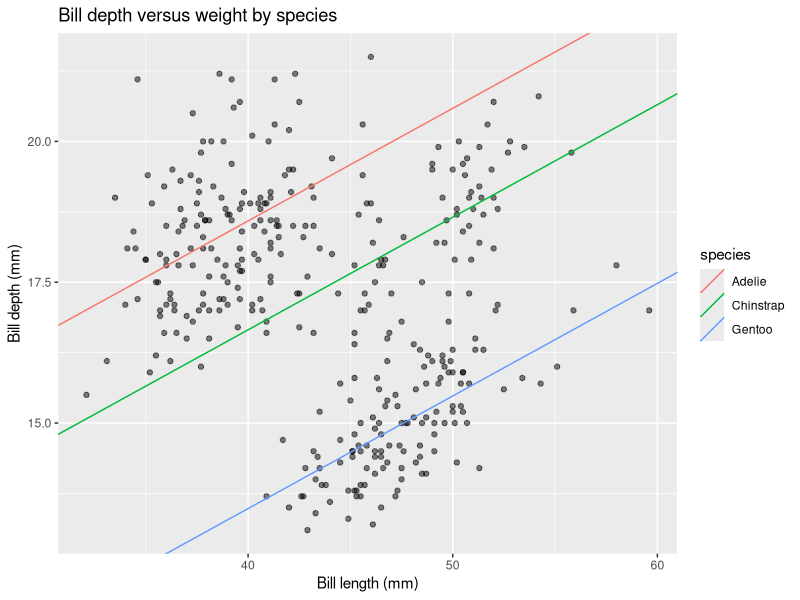
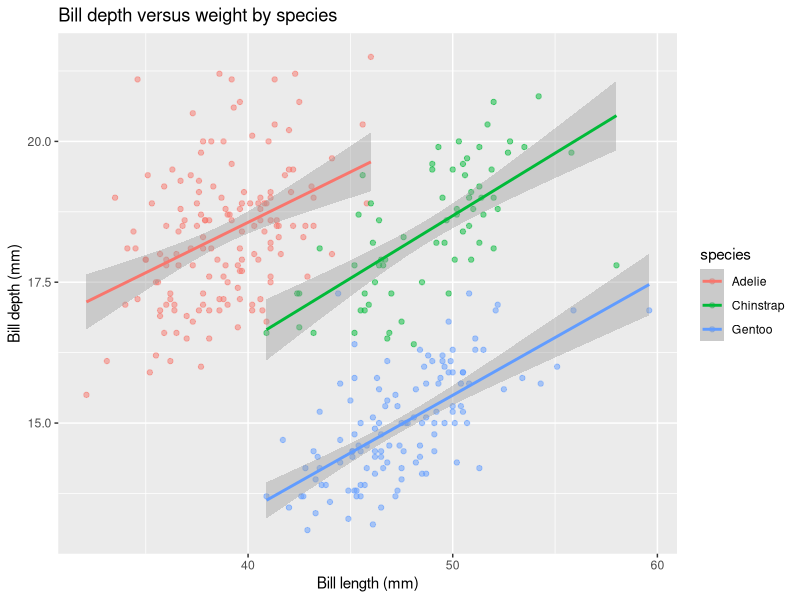
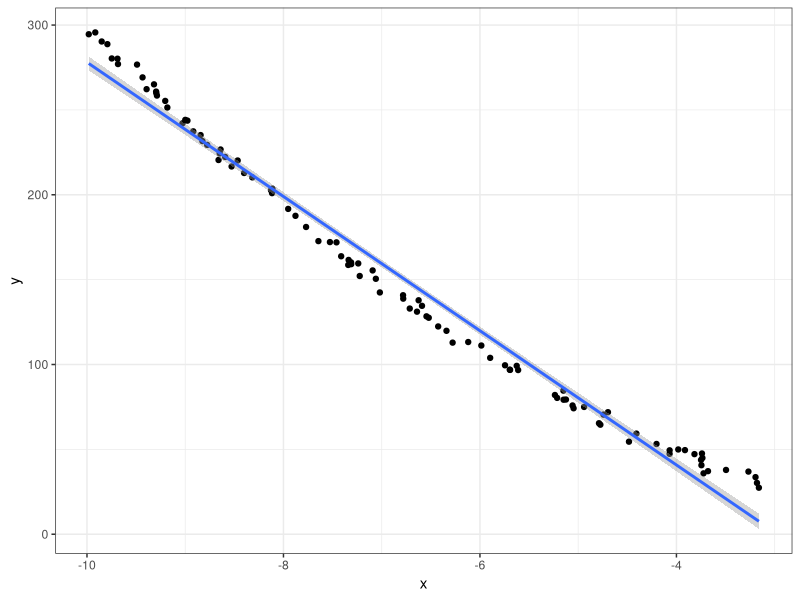
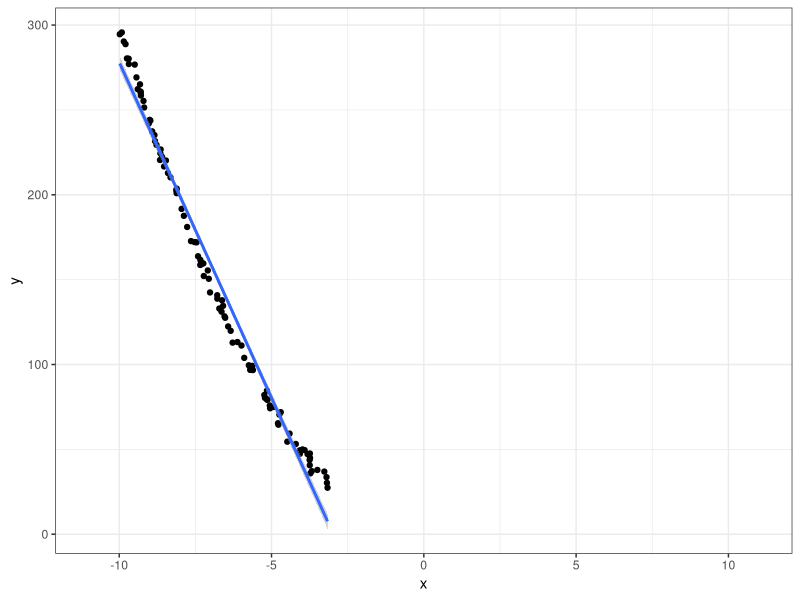
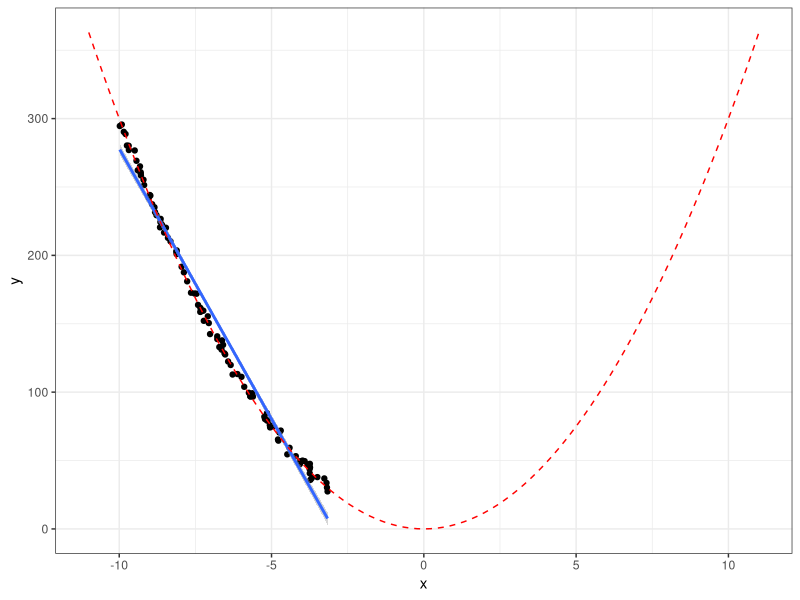

The R source for these figures, in order:
## ---- chunk 1
#| include: false
knitr::opts_chunk$set(
  echo = TRUE,
  message = FALSE,
  warning = FALSE,
  fig.align = "center"
)

library(tidyverse)
library(palmerpenguins)
## ---- chunk 2
#| echo: false
#| fig-align: center
depth_lm_species_add <- lm(bill_depth_mm ~ bill_length_mm + species,
                           data = penguins)

# Calculate species-specific intercepts in order:
intercepts <- # First for `Adelie` it's just the initial intercept
  c(coef(depth_lm_species_add)["(Intercept)"],
    # Next for `Chinstrap` it's the intercept plus the `Chinstrap` term:
    coef(depth_lm_species_add)["(Intercept)"] + 
      coef(depth_lm_species_add)["speciesChinstrap"],
    # And finally for `Gentoo` it's again the intercept plus the `Gentoo` term
    coef(depth_lm_species_add)["(Intercept)"] + 
      coef(depth_lm_species_add)["speciesGentoo"])

# Create a small table to store the intercept, slopes, and species:
lines_tbl <- tibble("intercepts" = intercepts,
                    # Slopes are the same for each, thus use rep()
                    "slopes" = rep(coef(depth_lm_species_add)["bill_length_mm"],
                                   3),
                    # And the levels of species:
                    "species" = levels(penguins$species))
penguins |>
  ggplot(aes(x = bill_length_mm, y = bill_depth_mm)) +
  geom_point(alpha = 0.5) +
  geom_abline(data = lines_tbl,
              aes(intercept = intercepts, slope = slopes,
                  color = species)) +
  labs(x = "Bill length (mm)", y = "Bill depth (mm)", 
       title = "Bill depth versus weight by species")
## ---- chunk 3
#| attr-output: "style='font-size: 0.6em;'"
summary(lm(bill_depth_mm ~ bill_length_mm + species, data = penguins))
## ---- chunk 4
#| echo: false
#| fig-align: center
penguins |>
  ggplot(aes(x = bill_length_mm, y = bill_depth_mm, color = species)) +
  geom_point(alpha = 0.5) +
  geom_smooth(method = "lm", se = TRUE) +
  labs(x = "Bill length (mm)", y = "Bill depth (mm)", 
       title = "Bill depth versus weight by species")
## ---- chunk 5
#| attr-output: "style='font-size: 0.5em;'"
summary(lm(bill_depth_mm ~ bill_length_mm * species, data = penguins))
## ---- chunk 6
#| echo: false
#| fig-align: center
set.seed(1389)
fake_data <- tibble(x = runif(100, min = -10, max = -3)) |>
  mutate(y = rnorm(n = 100, mean = 3 * x^2, sd = 3))
fake_data |>
  ggplot(aes(x, y)) +
  geom_point() +
  geom_smooth(method = "lm") +
  theme_bw()
## ---- chunk 7
#| echo: false
#| fig-align: center
fake_data |>
  ggplot(aes(x, y)) +
  geom_point() +
  scale_x_continuous(limits = c(-11, 11)) +
  geom_smooth(method = "lm") +
  theme_bw()
## ---- chunk 8
#| echo: false
#| fig-align: center
fake_data |>
  ggplot(aes(x, y)) +
  geom_point() +
  geom_smooth(method = "lm") +
  scale_x_continuous(limits = c(-11, 11)) +
  stat_function(
    fun = function (x) 3 * x^2,
    linetype = "dashed", color = "red") +
  theme_bw()
